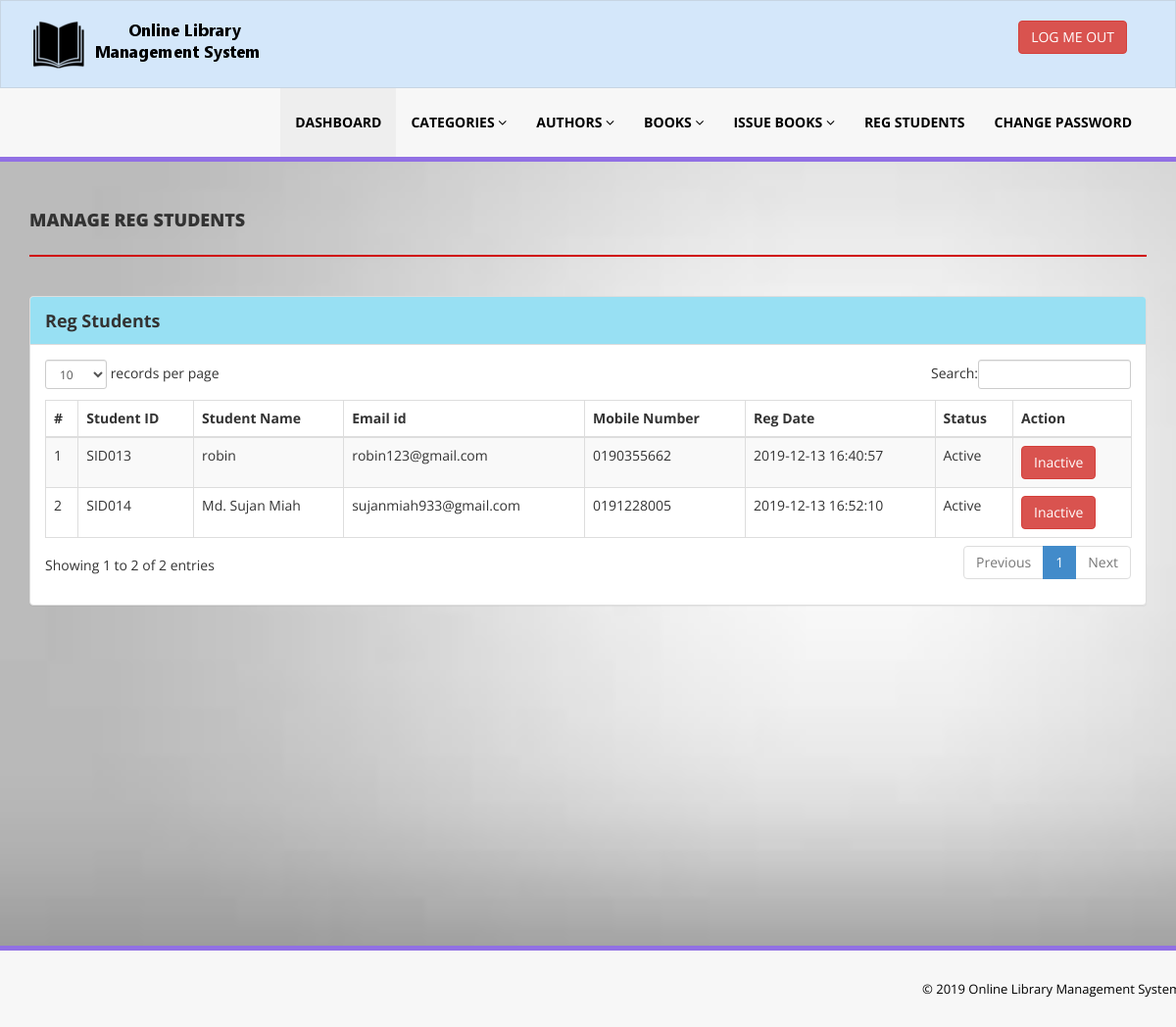
The page /library/admin/reg-students.php (signed in) on the database its author committed.
### tables this page shows
CREATE TABLE `tblstudents` (
  `id` int(11) NOT NULL,
  `StudentId` varchar(100) DEFAULT NULL,
  `FullName` varchar(120) DEFAULT NULL,
  `EmailId` varchar(120) DEFAULT NULL,
  `MobileNumber` char(11) DEFAULT NULL,
  `Password` varchar(120) DEFAULT NULL,
  `Status` int(1) DEFAULT NULL,
  `RegDate` timestamp NULL DEFAULT CURRENT_TIMESTAMP,
  `UpdationDate` timestamp NULL DEFAULT NULL ON UPDATE CURRENT_TIMESTAMP
);

### library/admin/reg-students.php (the view, shortened to what this page needs)
<?php
include('includes/config.php');
if(strlen($_SESSION['alogin'])==0)
    {
header('location:index.php');
}
else{
    ?>
<!DOCTYPE html>
<html xmlns="http://www.w3.org/1999/xhtml">
<head>
    <link href="assets/css/bootstrap.css" rel="stylesheet" />
    <link href="assets/css/font-awesome.css" rel="stylesheet" />
    <link href="assets/js/dataTables/dataTables.bootstrap.css" rel="stylesheet" />
    <link href="assets/css/style.css" rel="stylesheet" />
</head>
<body>
<?php include('includes/header.php');?>
    <div class="content-wrapper">
         <div class="container">
        <div class="row pad-botm">
            <div class="col-md-12">
                <h4 class="header-line">Manage Reg Students</h4>
    </div>
        </div>
            <div class="row">
                <div class="col-md-12">
                    <div class="panel panel-default">
                        <div class="panel-heading">
                          Reg Students
                        </div>
                        <div class="panel-body">
                            <div class="table-responsive">
                                <table class="table table-striped table-bordered table-hover" id="dataTables-example">
                                    <thead>
                                        <tr>
                                            <th>#</th>
                                            <th>Student ID</th>
                                            <th>Student Name</th>
                                            <th>Email id </th>
                                            <th>Mobile Number</th>
                                            <th>Reg Date</th>
                                            <th>Status</th>
                                            <th>Action</th>
                                        </tr>
                                    </thead>
                                    <tbody>
<?php $sql = "SELECT * from tblstudents";
$query = $dbh -> prepare($sql);
$query->execute();
$results=$query->fetchAll(PDO::FETCH_OBJ);
$cnt=1;
if($query->rowCount() > 0)
{
foreach($results as $result)
{               ?>
                                        <tr class="odd gradeX">
                                            <td class="center"><?php echo htmlentities($cnt);?></td>
                                            <td class="center"><?php echo htmlentities($result->StudentId);?></td>
                                            <td class="center"><?php echo htmlentities($result->FullName);?></td>
                                            <td class="center"><?php echo htmlentities($result->EmailId);?></td>
                                            <td class="center"><?php echo htmlentities($result->MobileNumber);?></td>
                                             <td class="center"><?php echo htmlentities($result->RegDate);?></td>
                                            <td class="center"><?php if($result->Status==1)
                                            {
                                                echo htmlentities("Active");
                                            } else {
                                            echo htmlentities("Blocked");
}
                                            ?></td>
                                            <td class="center">
<?php if($result->Status==1)
 {?>
<a href="reg-students.php?inid=<?php echo htmlentities($result->id);?>" onclick="return confirm('Are you sure you want to block this student?');"" >  <button class="btn btn-danger"> Inactive</button>
<?php } else {?>
                                            <a href="reg-students.php?id=<?php echo htmlentities($result->id);?>" onclick="return confirm('Are you sure you want to active this student?');""><button class="btn btn-primary"> Active</button>
                                            <?php } ?>
                                            </td>
                                        </tr>
 <?php $cnt=$cnt+1;}} ?>
                                    </tbody>
                                </table>
                            </div>
                        </div>
                    </div>
                </div>
            </div>
    </div>
    </div>
  <?php include('includes/footer.php');?>
</body>
</html>
<?php } ?>

### library/admin/assets/css/style.css (style rules this page uses)
.content-wrapper { padding-top: 40px; min-height:800px; padding-bottom:90px; background-image: url(../img/6.jpg); background-repeat: no-repeat; background-size: cover; background-attachment: fixed; }
.header-line { font-weight:900; padding-bottom:25px; border-bottom:2px solid #d00c0c; text-transform:uppercase; }
.pad-botm { padding-bottom:30px; }

### rows shown on the page
tblstudents: StudentId "SID013", FullName "robin", EmailId "robin123@gmail.com", MobileNumber "0190355662", RegDate "2019-12-13 16:40:57"
tblstudents: StudentId "SID014", FullName "Md. Sujan Miah", EmailId "sujanmiah933@gmail.com", MobileNumber "0191228005", RegDate "2019-12-13 16:52:10"
